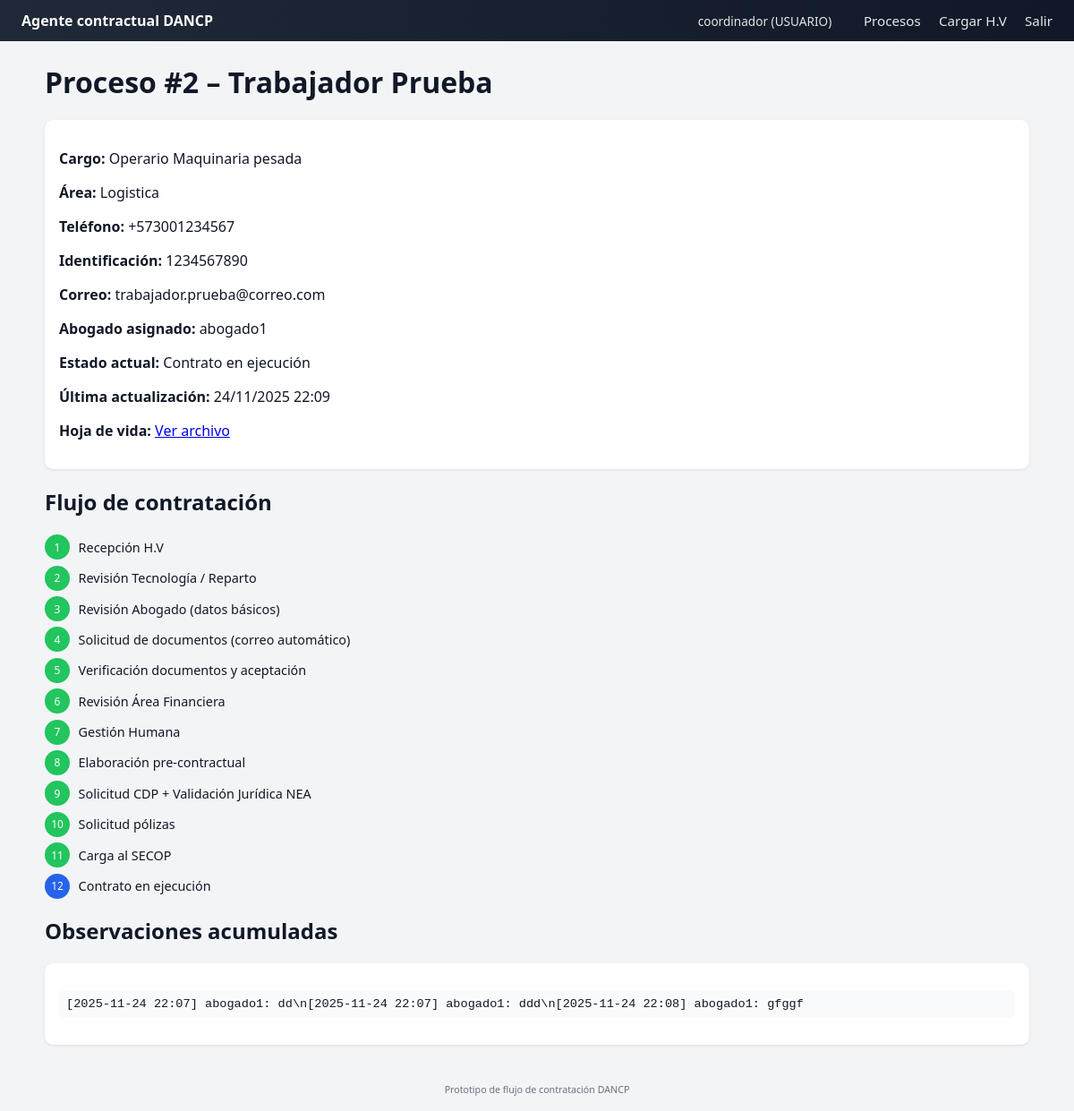
The app's page /proceso/2 (signed in) with its own data.
### app.py (models this page shows, shortened)
class User(db.Model, UserMixin):
    __tablename__ = "usuarios"
    id = db.Column(db.Integer, primary_key=True)
    username = db.Column(db.String(80), unique=True, nullable=False)
    password_hash = db.Column(db.String(255), nullable=False)
    rol = db.Column(db.String(20), nullable=False)  # "USUARIO" o "ABOGADO"
    procesos_abogado = db.relationship(
        "ProcesoContratacion",
        back_populates="abogado",
        lazy="dynamic",
    )

class ProcesoContratacion(db.Model):
    __tablename__ = "procesos_contratacion"
    id = db.Column(db.Integer, primary_key=True)
    nombre_candidato = db.Column(db.String(120), nullable=False)
    telefono = db.Column(db.String(50))
    identificacion = db.Column(db.String(50))
    correo = db.Column(db.String(120))
    cargo = db.Column(db.String(120), nullable=False)
    area = db.Column(db.String(120))
    cv_filename = db.Column(db.String(255))  # archivo almacenado
    estado_index = db.Column(db.Integer, default=0)
    observaciones = db.Column(db.Text)
    abogado_id = db.Column(db.Integer, db.ForeignKey("usuarios.id"))
    abogado = db.relationship("User", back_populates="procesos_abogado")
    fecha_creacion = db.Column(db.DateTime, default=datetime.utcnow)
    fecha_actualizacion = db.Column(
        db.DateTime, default=datetime.utcnow, onupdate=datetime.utcnow
    )
    def estado_actual(self) -> str:
        try:
            return ESTADOS_PROCESO[self.estado_index]
        except IndexError:
            return "Desconocido"

### app.py (the view)
@app.route("/proceso/<int:proceso_id>")
@login_required
def detalle_proceso(proceso_id):
    proceso = ProcesoContratacion.query.get_or_404(proceso_id)
    if current_user.rol == "ABOGADO" and proceso.abogado_id != current_user.id:
        flash("No puedes ver procesos asignados a otro abogado.", "error")
        return redirect(url_for("index"))
    return render_template(
        "detalle_proceso.html",
        proceso=proceso,
        ESTADOS=ESTADOS_PROCESO,
    )

### app.py (called while the page is built)
@login_manager.user_loader
def load_user(user_id):
    return User.query.get(int(user_id))

### templates/detalle_proceso.html (shortened to what this page needs)
{% extends "base.html" %}
{% block content %}
<h1>Proceso #{{ proceso.id }} – {{ proceso.nombre_candidato }}</h1>
<div class="card">
    <p><strong>Cargo:</strong> {{ proceso.cargo }}</p>
    <p><strong>Área:</strong> {{ proceso.area or "-" }}</p>
    <p><strong>Teléfono:</strong> {{ proceso.telefono or "-" }}</p>
    <p><strong>Identificación:</strong> {{ proceso.identificacion or "-" }}</p>
    <p><strong>Correo:</strong> {{ proceso.correo or "-" }}</p>
    <p><strong>Abogado asignado:</strong> {{ proceso.abogado.username if proceso.abogado else "-" }}</p>
    <p><strong>Estado actual:</strong> {{ proceso.estado_actual() }}</p>
    <p><strong>Última actualización:</strong>
        {{ proceso.fecha_actualizacion.strftime("%d/%m/%Y %H:%M") if proceso.fecha_actualizacion else "-" }}
    </p>
    {% if proceso.cv_filename %}
        <p><strong>Hoja de vida:</strong>
           <a href="{{ url_for('static', filename='uploads/' ~ proceso.cv_filename) }}" target="_blank">
               Ver archivo
           </a>
        </p>
    {% endif %}
</div>
<h2>Flujo de contratación</h2>
<ul class="timeline">
    {% for estado in ESTADOS %}
        {% set idx = loop.index0 %}
        <li class="{% if idx < proceso.estado_index %}done{% elif idx == proceso.estado_index %}current{% endif %}">
            <span class="step-index">{{ loop.index }}</span>
            <span class="step-name">{{ estado }}</span>
        </li>
    {% endfor %}
</ul>
<h2>Observaciones acumuladas</h2>
<div class="card">
    {% if proceso.observaciones %}
        <pre class="observaciones">{{ proceso.observaciones }}</pre>
    {% else %}
        <p>No hay observaciones registradas.</p>
    {% endif %}
</div>
{% endblock %}

### templates/base.html (shortened to what this page needs)
<!DOCTYPE html>
<html lang="es">
<head>
    <link rel="stylesheet" href="{{ url_for('static', filename='css/styles.css') }}">
</head>
<body>
<nav class="navbar">
    <div class="navbar-brand">Agente contractual DANCP</div>
    <div class="navbar-links">
        {% if current_user.is_authenticated %}
            <span class="navbar-user">
                {{ current_user.username }} ({{ current_user.rol }})
            </span>
            <a href="{{ url_for('index') }}">Procesos</a>
            {% if current_user.rol == 'USUARIO' %}
                <a href="{{ url_for('cargar_cv') }}">Cargar H.V</a>
            {% endif %}
            <a href="{{ url_for('logout') }}">Salir</a>
        {% else %}
            <a href="{{ url_for('login') }}">Iniciar sesión</a>
        {% endif %}
    </div>
</nav>
<main class="container">
    {% block content %}{% endblock %}
</main>
<footer class="footer">
    <small>Prototipo de flujo de contratación DANCP</small>
</footer>
</body>
</html>

### static/css/styles.css (style rules this page uses)
body { font-family: system-ui, -apple-system, BlinkMacSystemFont, "Segoe UI", sans-serif; margin: 0; background: #f3f4f6; color: #111827; }
.navbar { display: flex; justify-content: space-between; padding: 0.75rem 1.5rem; background: linear-gradient(90deg, #1f2937, #111827); color: #f9fafb; }
.navbar a { color: #e5e7eb; margin-left: 1rem; text-decoration: none; font-size: 0.95rem; }
.navbar-brand { font-weight: 600; }
.navbar-user { margin-right: 1rem; font-size: 0.85rem; opacity: 0.9; }
.container { max-width: 1100px; margin: 1.5rem auto; padding: 0 1rem; }
.footer { text-align: center; padding: 1rem; font-size: 0.8rem; color: #6b7280; }
.form-card, .card { background: #ffffff; padding: 1rem; border-radius: 0.6rem; box-shadow: 0 1px 3px rgb(15 23 42 / 0.1); margin-top: 1rem; }
.timeline { list-style: none; padding-left: 0; margin: 1rem 0; }
.timeline li { display: flex; align-items: center; margin-bottom: 0.4rem; }
.step-index { width: 1.5rem; height: 1.5rem; border-radius: 999px; display: flex; align-items: center; justify-content: center; font-size: 0.75rem; margin-right: 0.6rem; border: 2px solid #d1d5db; background: #f9fafb; color: #4b5563; }
.timeline li.done .step-index { background: #22c55e; border-color: #22c55e; color: white; }
.timeline li.current .step-index { background: #2563eb; border-color: #2563eb; color: white; }
.step-name { font-size: 0.9rem; }
.observaciones { white-space: pre-wrap; font-size: 0.85rem; background: #f9fafb; padding: 0.5rem; border-radius: 0.4rem; }

### records on screen
User: username "coordinador", rol "USUARIO"
ProcesoContratacion: id "2", nombre_candidato "Trabajador Prueba", cargo "Operario Maquinaria pesada", area "Logistica", telefono "+573001234567", identificacion "1234567890", correo "trabajador.prueba@correo.com", estado_actual "Contrato en ejecución", fecha_actualizacion "24/11/2025 22:09", observaciones "[2025-11-24 22:07] abogado1: dd\\n[2025-11-24 22:07] abogado1: ddd\\n[2025-11-24 22:08] abogado1: gfggf"
User: abogado "abogado1"

### other values on screen
{{ estado }} "Recepción H.V" "Revisión Tecnología / Reparto" "Revisión Abogado (datos básicos)" "Solicitud de documentos (correo automático)" "Verificación documentos y aceptación" "Revisión Área Financiera" "Gestión Humana" "Elaboración pre-contractual" "Solicitud CDP + Validación Jurídica NEA" "Solicitud pólizas" "Carga al SECOP" "Contrato en ejecución"
